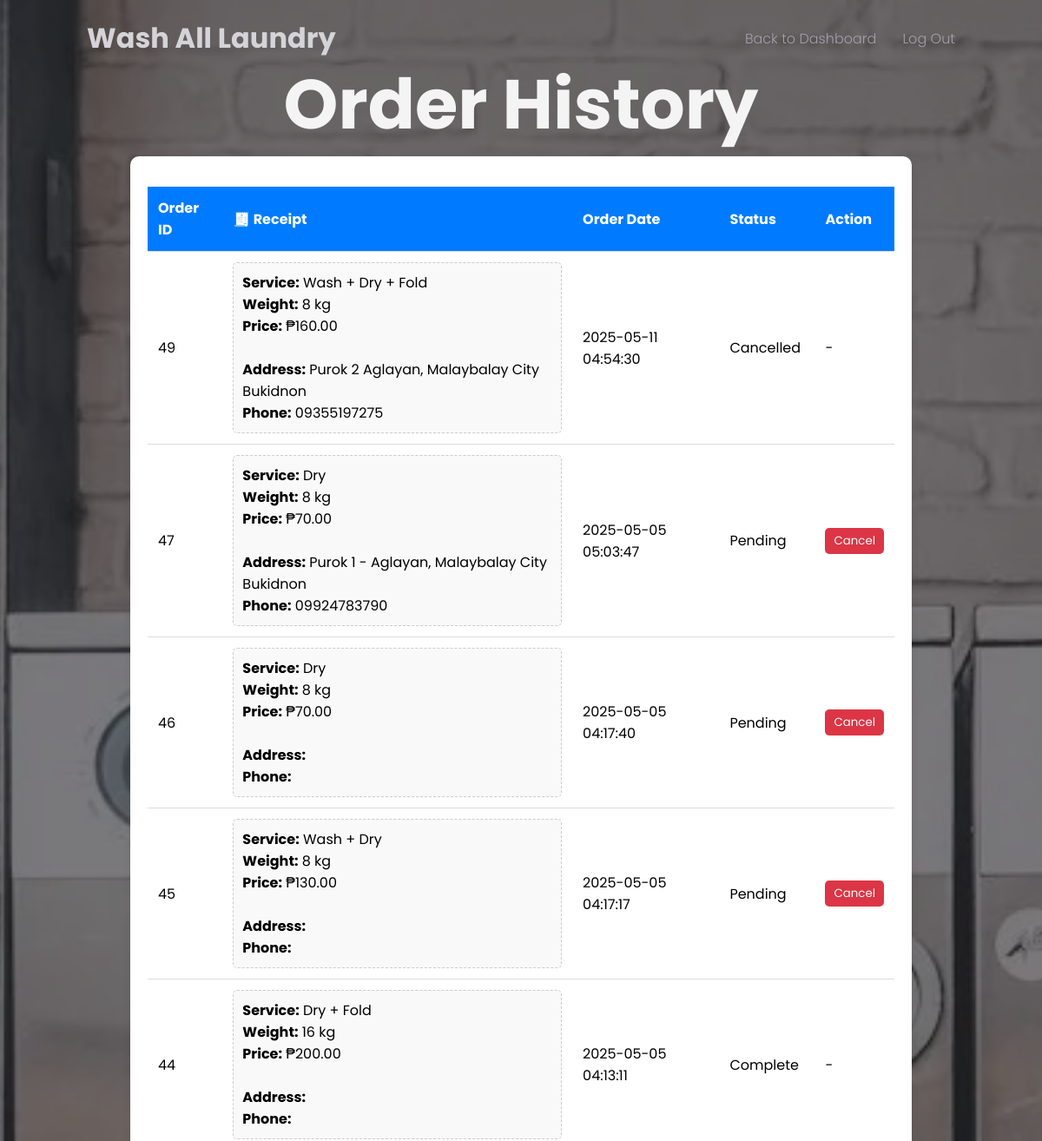
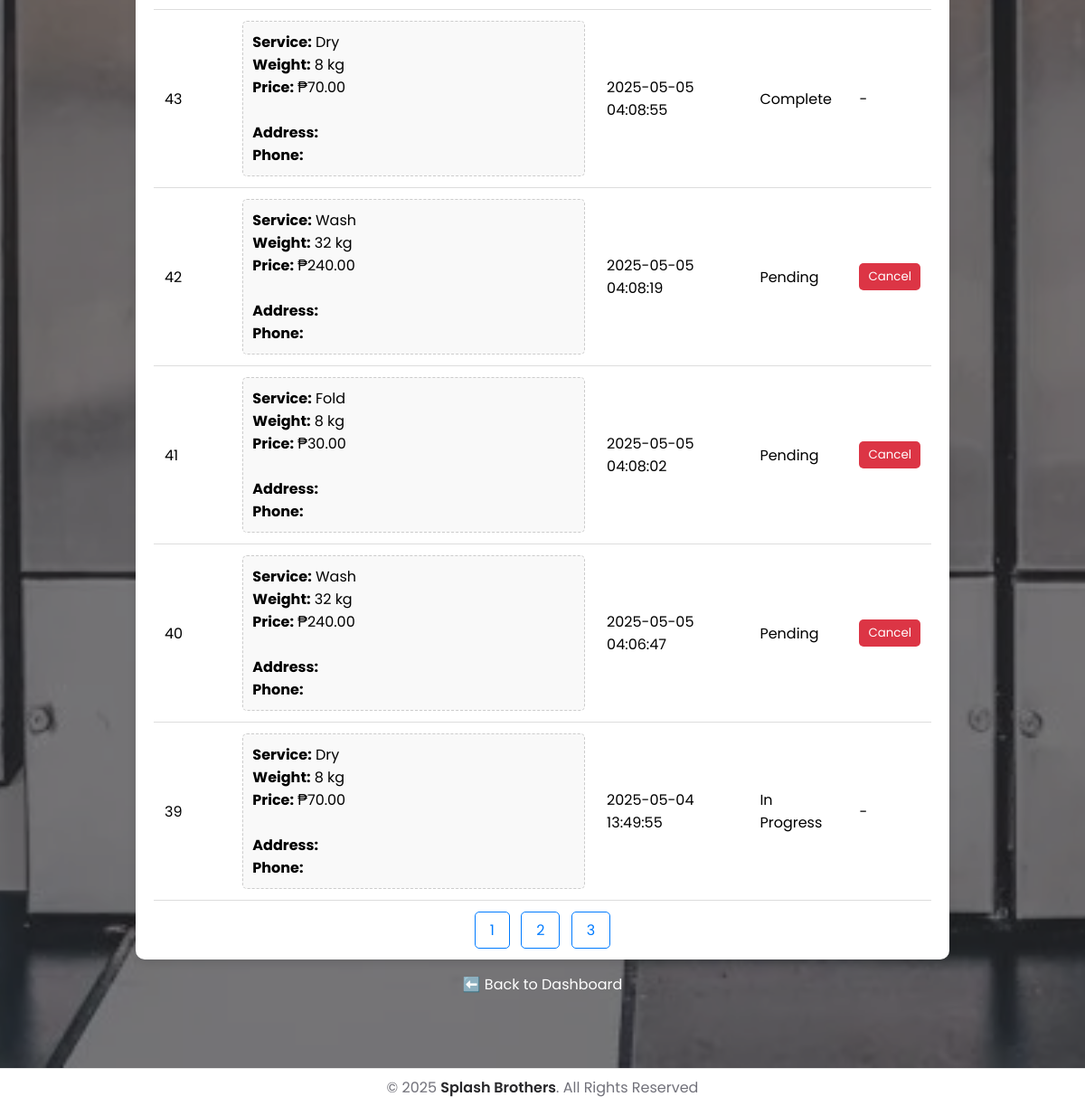
Page /order_history.php?page=2 (signed in) on the committed database (2 pictures, top to bottom).
### tables this page shows
CREATE TABLE `orders` (
  `id` int(11) NOT NULL,
  `customer_id` int(11) NOT NULL,
  `service_type` varchar(100) NOT NULL,
  `weight` float NOT NULL,
  `order_date` datetime NOT NULL,
  `status` varchar(50) NOT NULL,
  `total_amount` decimal(10,2) DEFAULT NULL,
  `detergent` varchar(50) DEFAULT NULL,
  `created_at` datetime DEFAULT current_timestamp(),
  `address` varchar(255) NOT NULL,
  `phone` varchar(20) NOT NULL
);

### order_history.php (the view, shortened to what this page needs)
<?php
include 'config.php';
$customer_id = $_SESSION['customer_id'];
$limit = 10;
$page = isset($_GET['page']) ? (int)$_GET['page'] : 1;
$offset = ($page - 1) * $limit;
$sql = "SELECT * FROM orders WHERE customer_id = '$customer_id'";
$sql .= " ORDER BY order_date DESC LIMIT $limit OFFSET $offset";
$result = mysqli_query($conn, $sql);
function calculate_price($service_type, $weight) {
    $base_price = 0;
    $weight_kg = (int)$weight;
    switch ($service_type) {
        case 'Dry': $base_price = 70; break;
        case 'Wash': $base_price = 60; break;
        case 'Fold': $base_price = 30; break;
        case 'Dry + Fold': $base_price = 100; break;
        case 'Wash + Dry': $base_price = 130; break;
        case 'Wash + Dry + Fold': $base_price = 160; break;
    }
    return in_array($weight_kg, [8, 16, 24, 32]) ? $base_price * ($weight_kg / 8) : 0;
}
$total_sql = "SELECT COUNT(*) as total_orders FROM orders WHERE customer_id = '$customer_id'";
$total_result = mysqli_query($conn, $total_sql);
$total_row = mysqli_fetch_assoc($total_result);
$total_orders = $total_row['total_orders'];
$total_pages = ceil($total_orders / $limit);
?>
<!DOCTYPE html>
<html lang="en">
<head>
    <link rel="stylesheet" href="User/style.css">
    <link rel="stylesheet" href="https://cdnjs.cloudflare.com/ajax/libs/font-awesome/6.1.2/css/all.min.css">
    <link rel="stylesheet" href="https://cdnjs.cloudflare.com/ajax/libs/aos/2.3.4/aos.css">
</head>
<body>
<header>
    <a href="#" class="logo" data-aos="fade-down">Wash All Laundry</a>
    <ul class="nav">
        <li data-aos="fade-down"><a href="User/index.php">Back to Dashboard</a></li>
        <li data-aos="fade-down"><a href="index.php">Log Out</a></li>
    </ul>
</header>
<section class="hero_section" id="home">
<div class="content">
            <h2 data-aos="fade-down" data-aos-delay="50">Order History</h2>
    <div class="content container">
        <?php if (mysqli_num_rows($result) > 0): ?>
        <table data-aos="fade-up" data-aos-delay="150">
            <tr>
                <th>Order ID</th>
                <th>🧾 Receipt</th>
                <th>Order Date</th>
                <th>Status</th>
                <th>Action</th>
            </tr>
            <?php while ($row = mysqli_fetch_assoc($result)): ?>
            <tr>
                <td><?php echo $row['id']; ?></td>
                <td>
                    <div class="receipt-box">
                        <strong>Service:</strong> <?php echo htmlspecialchars($row['service_type']); ?><br>
                        <strong>Weight:</strong> <?php echo (int)$row['weight']; ?> kg<br>
                        <strong>Price:</strong> ₱<?php echo number_format(calculate_price($row['service_type'], $row['weight']), 2); ?><br><br>
                        <strong>Address:</strong> <?php echo htmlspecialchars($row['address']); ?><br>
                        <strong>Phone:</strong> <?php echo htmlspecialchars($row['phone']); ?><br>
                    </div>
                </td>
                <td><?php echo $row['order_date']; ?></td>
                <td><?php echo $row['status']; ?></td>
                <td>
                    <?php if ($row['status'] == 'Pending'): ?>
                    <form action="customer_cancel_order.php" method="post">
                        <button type="submit" class="cancel-btn" onclick="return confirm('Cancel this order?')">Cancel</button>
                    </form>
                    <?php else: ?>
                    <span>-</span>
                    <?php endif; ?>
                </td>
            </tr>
            <?php endwhile; ?>
        </table>
        <?php else: ?>
        <p style="color: black;" data-aos="fade-in">You have no orders yet.</p>
        <?php endif; ?>
        <div class="pagination" data-aos="fade-up" data-aos-delay="200">
            <?php for ($i = 1; $i <= $total_pages; $i++): ?>
            <a href="order_history.php?page=<?php echo $i; ?>"><?php echo $i; ?></a>
            <?php endfor; ?>
        </div>
            </div>
            <a style="color: white; margin-top: 15px;" href="dashboard.php" class="back-link">⬅️ Back to Dashboard</a>
            </div>
        </section>
        <div class="cp">
            <p>&copy; 2025 <a href="#">Splash Brothers</a>. All Rights Reserved</p>
        </div>
</body>
</html>

### User/style.css (style rules this page uses)
* { margin: 0; padding: 0; font-family: "Poppins", sans-serif; box-sizing: border-box; scroll-behavior: smooth; border: none; outline: none; list-style: none; text-decoration: none; -webkit-user-select: none; -moz-user-select: none; user-select: none; transition: all 300ms ease; }
body { font-size: 1em; }
section { padding: 80px 20px; display: flex; flex-direction: column; align-items: center; justify-content: center; }
.container { max-width: 1140px; }
header { position: fixed; top: 0; left: 0; width: 100%; padding: 20px 100px; z-index: 100000; display: flex; justify-content: space-between; align-items: center; transition: 0.5s; }
header .logo { color: #D4D4D8; font-weight: 700; font-size: 2em; text-decoration: none; }
header .nav { position: relative; display: flex; }
header .nav li { margin: 0 0 0 30px; }
header .nav li a { color: #A1A1AA; font-weight: 300; }
.hero_section { position: relative; min-height: 100vh; background: url(../User/image/bg4.jpg) no-repeat; background-size: cover; background-position: center; display: flex; align-items: center; justify-content: center; z-index: 1; }
.hero_section::before { content: ""; position: absolute; inset: 0; width: 100%; height: 100%; background-color: #27272A; opacity: 0.6; z-index: -1; }
.hero_section .content { max-width: 900px; display: flex; flex-direction: column; align-items: center; text-align: center; }
.hero_section .content h2 { font-size: 5em; font-weight: 700; line-height: 1; color: #F4F4F5; }
.cp { padding: 8px 20px; border-top: 1px solid rgba(0, 0, 0, 0.1); text-align: center; width: 100%; justify-content: center; }
.cp p { color: #71717A; }
.cp a { color: #27272A; font-weight: 600; }

### order_history.php (style rules this page uses)
.container { max-width: 800px; margin: auto; background-color: white; border-radius: 10px; padding: 20px; box-shadow: 0 4px 10px rgba(0,0,0,0.1); }
table { width: 100%; border-collapse: collapse; margin-top: 15px; }
th, td { padding: 12px; text-align: left; border-bottom: 1px solid #ddd; }
th { background-color: #007bff; color: white; }
.receipt-box { background-color: #f9f9f9; padding: 10px; border-radius: 5px; border: 1px dashed #ccc; }
.cancel-btn { background-color: #dc3545; color: white; padding: 5px 10px; border: none; border-radius: 5px; cursor: pointer; }
.pagination { margin-top: 20px; text-align: center; }
.pagination a { color: #007bff; padding: 8px 16px; text-decoration: none; border-radius: 5px; margin: 0 4px; border: 1px solid #007bff; }

### rows in the picture
orders: id "49", service_type "Wash + Dry + Fold", weight "8", calculate_price($row['service_type'], $row['weight']) "160.00", address "Purok 2 Aglayan, Malaybalay City Bukidnon", phone "09355197275", order_date "2025-05-11 04:54:30", status "Cancelled"
orders: id "47", service_type "Dry", weight "8", calculate_price($row['service_type'], $row['weight']) "70.00", address "Purok 1 - Aglayan, Malaybalay City Bukidnon", phone "09924783790", order_date "2025-05-05 05:03:47", status "Pending"
orders: id "46", service_type "Dry", weight "8", calculate_price($row['service_type'], $row['weight']) "70.00", order_date "2025-05-05 04:17:40", status "Pending"
orders: id "45", service_type "Wash + Dry", weight "8", calculate_price($row['service_type'], $row['weight']) "130.00", order_date "2025-05-05 04:17:17", status "Pending"
orders: id "44", service_type "Dry + Fold", weight "16", calculate_price($row['service_type'], $row['weight']) "200.00", order_date "2025-05-05 04:13:11", status "Complete"
orders: id "43", service_type "Dry", weight "8", calculate_price($row['service_type'], $row['weight']) "70.00", order_date "2025-05-05 04:08:55", status "Complete"
orders: id "42", service_type "Wash", weight "32", calculate_price($row['service_type'], $row['weight']) "240.00", order_date "2025-05-05 04:08:19", status "Pending"
orders: id "41", service_type "Fold", weight "8", calculate_price($row['service_type'], $row['weight']) "30.00", order_date "2025-05-05 04:08:02", status "Pending"
orders: id "40", service_type "Wash", weight "32", calculate_price($row['service_type'], $row['weight']) "240.00", order_date "2025-05-05 04:06:47", status "Pending"
orders: id "39", service_type "Dry", weight "8", calculate_price($row['service_type'], $row['weight']) "70.00", order_date "2025-05-04 13:49:55", status "In Progress"
